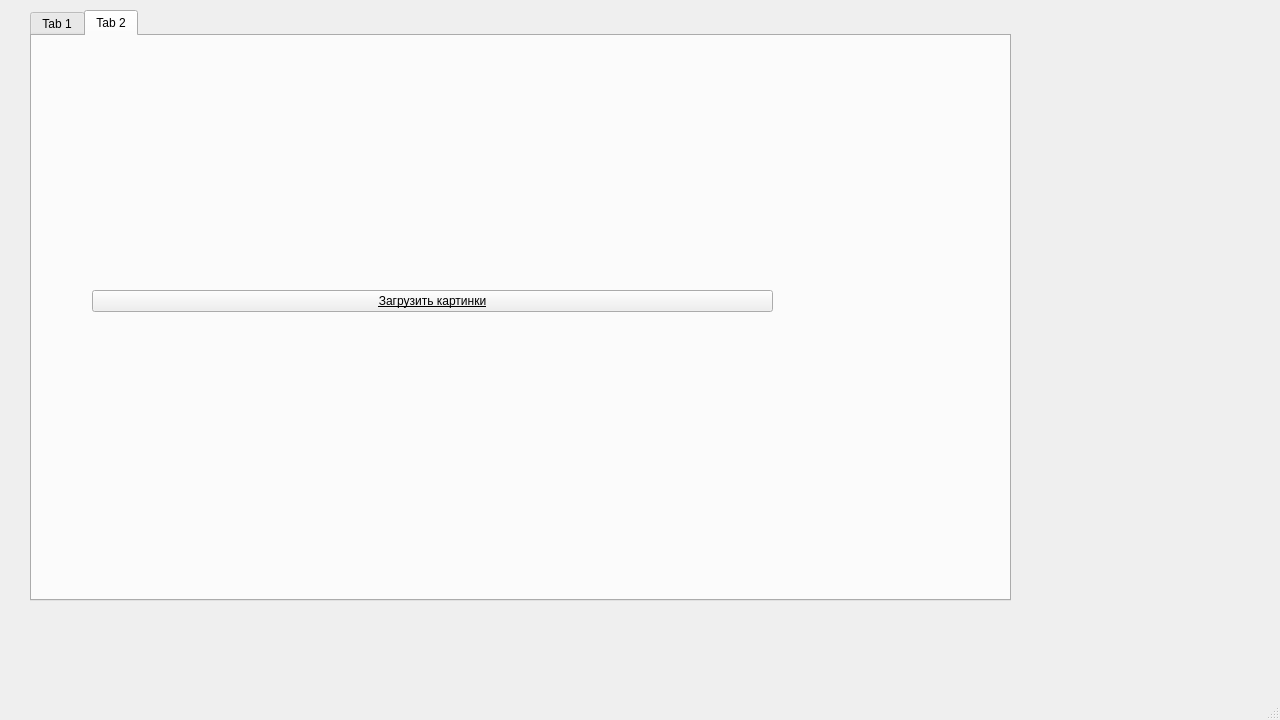
<?xml version="1.0" encoding="UTF-8"?>
<ui version="4.0">
 <class>MainWindow</class>
 <widget class="QMainWindow" name="MainWindow">
  <property name="geometry">
   <rect>
    <x>0</x>
    <y>0</y>
    <width>1280</width>
    <height>720</height>
   </rect>
  </property>
  <property name="minimumSize">
   <size>
    <width>640</width>
    <height>480</height>
   </size>
  </property>
  <property name="maximumSize">
   <size>
    <width>1920</width>
    <height>1080</height>
   </size>
  </property>
  <property name="windowTitle">
   <string>MainWindow</string>
  </property>
  <widget class="QWidget" name="centralwidget">
   <widget class="QTabWidget" name="tabWidget">
    <property name="geometry">
     <rect>
      <x>30</x>
      <y>10</y>
      <width>981</width>
      <height>591</height>
     </rect>
    </property>
    <property name="currentIndex">
     <number>1</number>
    </property>
    <widget class="QWidget" name="tab">
     <attribute name="title">
      <string>Tab 1</string>
     </attribute>
     <widget class="QWidget" name="gridLayoutWidget">
      <property name="geometry">
       <rect>
        <x>30</x>
        <y>50</y>
        <width>681</width>
        <height>451</height>
       </rect>
      </property>
      <layout class="QGridLayout" name="gridLayout">
       <item row="1" column="1" alignment="Qt::AlignRight">
        <widget class="QPushButton" name="pushButtonExport">
         <property name="styleSheet">
          <string notr="true">font: 11pt &quot;Forte&quot;;
text-decoration: underline;</string>
         </property>
         <property name="text">
          <string>export settings</string>
         </property>
        </widget>
       </item>
       <item row="0" column="0">
        <widget class="QLineEdit" name="lineEditText">
         <property name="toolTip">
          <string>&lt;html&gt;&lt;head/&gt;&lt;body&gt;&lt;p&gt;Hello&lt;/p&gt;&lt;/body&gt;&lt;/html&gt;</string>
         </property>
         <property name="text">
          <string>hello</string>
         </property>
        </widget>
       </item>
       <item row="0" column="1">
        <widget class="QSpinBox" name="spinBoxDelay"/>
       </item>
       <item row="1" column="0">
        <widget class="QPushButton" name="pushButtonImport">
         <property name="toolTip">
          <string>&lt;html&gt;&lt;head/&gt;&lt;body&gt;&lt;p&gt;&lt;br/&gt;&lt;/p&gt;&lt;/body&gt;&lt;/html&gt;</string>
         </property>
         <property name="styleSheet">
          <string notr="true">font: 11pt &quot;Forte&quot;;
text-decoration: underline;</string>
         </property>
         <property name="text">
          <string>import settings</string>
         </property>
        </widget>
       </item>
      </layout>
     </widget>
     <widget class="QTimeEdit" name="timeEdit">
      <property name="geometry">
       <rect>
        <x>760</x>
        <y>380</y>
        <width>118</width>
        <height>22</height>
       </rect>
      </property>
     </widget>
    </widget>
    <widget class="QWidget" name="tab_2">
     <attribute name="title">
      <string>Tab 2</string>
     </attribute>
     <widget class="QWidget" name="gridLayoutWidget_2">
      <property name="geometry">
       <rect>
        <x>60</x>
        <y>40</y>
        <width>681</width>
        <height>451</height>
       </rect>
      </property>
      <layout class="QGridLayout" name="gridLayout_2">
       <item row="2" column="1">
        <widget class="QPushButton" name="pushButtonDownload">
         <property name="toolTip">
          <string>&lt;html&gt;&lt;head/&gt;&lt;body&gt;&lt;p&gt;&lt;br/&gt;&lt;/p&gt;&lt;/body&gt;&lt;/html&gt;</string>
         </property>
         <property name="styleSheet">
          <string notr="true">font: 11pt &quot;Forte&quot;;
text-decoration: underline;</string>
         </property>
         <property name="text">
          <string>Загрузить картинки</string>
         </property>
        </widget>
       </item>
      </layout>
     </widget>
    </widget>
   </widget>
  </widget>
  <widget class="QMenuBar" name="menubar">
   <property name="geometry">
    <rect>
     <x>0</x>
     <y>0</y>
     <width>1280</width>
     <height>21</height>
    </rect>
   </property>
  </widget>
  <widget class="QStatusBar" name="statusbar"/>
 </widget>
 <resources/>
 <connections/>
</ui>
